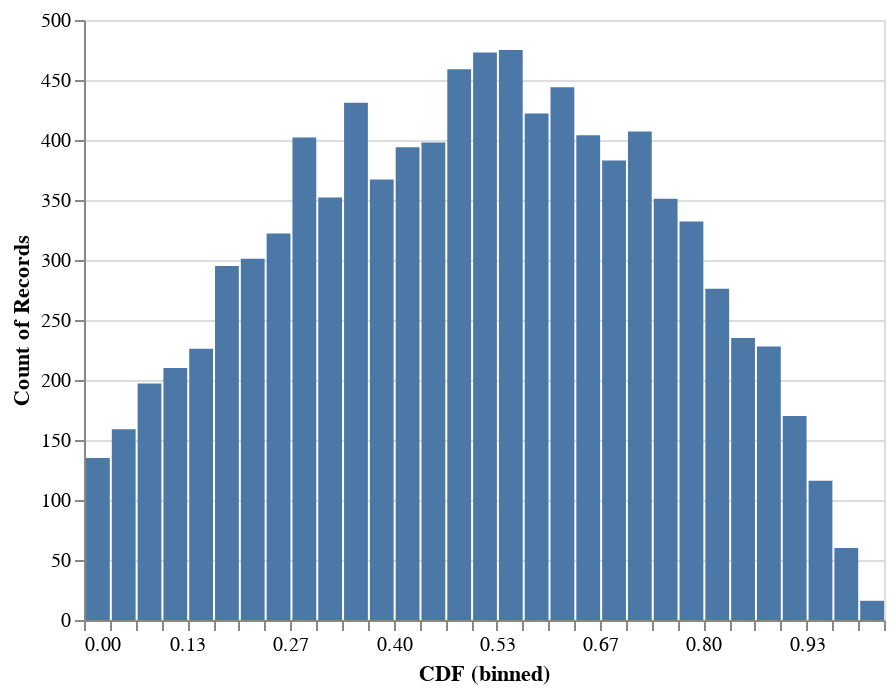

Source (notebook cell):
### Code cell
pz.cdfHistogram()

### Figure 1 — Vega-Lite specification as saved in the notebook (floating-point values rounded to 4 significant figures; data arrays with more than 128 entries replaced by an {"elided": "..."} marker saying what was removed)
{"$schema": "https://vega.github.io/schema/vega-lite/v3.4.0.json", "config": {"mark": {"tooltip": null}, "view": {"height": 300, "width": 400}}, "data": {"name": "data-ae5cc42d177ccbc53d6c7cc10d346dec"}, "datasets": {"data-ae5cc42d177ccbc53d6c7cc10d346dec": {"elided": "9440 records"}}, "encoding": {"x": {"bin": {"step": 0.03333}, "field": "CDF", "type": "quantitative"}, "y": {"aggregate": "count", "type": "quantitative"}}, "mark": "bar"}
